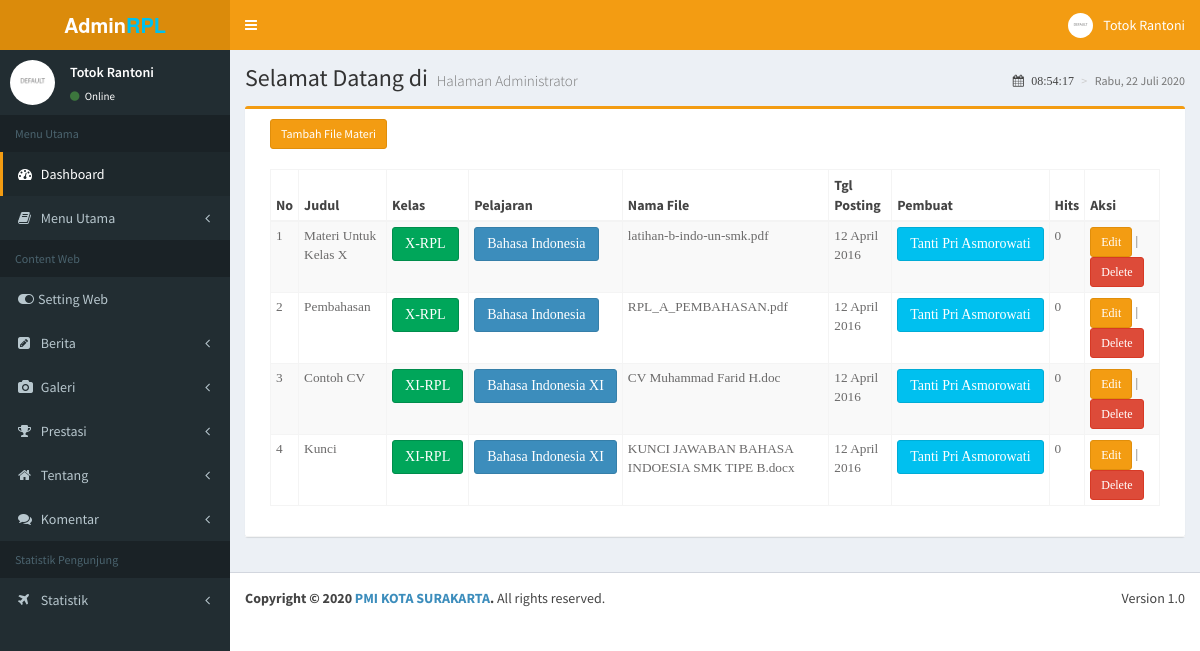
Page /admin/media_admin.php?module=materi (signed in) on the committed database.
### tables this page shows
CREATE TABLE IF NOT EXISTS `file_materi` (
`id_file` int(7) NOT NULL,
  `judul` varchar(100) NOT NULL,
  `id_kelas` varchar(5) NOT NULL,
  `id_matapelajaran` varchar(5) NOT NULL,
  `nama_file` varchar(100) NOT NULL,
  `tgl_posting` date NOT NULL,
  `pembuat` varchar(50) NOT NULL,
  `hits` int(3) NOT NULL
);

CREATE TABLE IF NOT EXISTS `kelas` (
`id` int(5) NOT NULL,
  `id_kelas` varchar(5) NOT NULL,
  `nama` varchar(100) NOT NULL,
  `id_pengajar` int(9) NOT NULL,
  `id_siswa` int(9) NOT NULL
);

CREATE TABLE IF NOT EXISTS `mata_pelajaran` (
`id` int(5) NOT NULL,
  `id_matapelajaran` varchar(10) NOT NULL,
  `nama` varchar(100) NOT NULL,
  `id_kelas` varchar(5) NOT NULL,
  `id_pengajar` int(9) NOT NULL,
  `deskripsi` text NOT NULL
);

CREATE TABLE IF NOT EXISTS `pengajar` (
`id_pengajar` int(9) NOT NULL,
  `nip` char(12) NOT NULL,
  `nama_lengkap` varchar(100) NOT NULL,
  `username_login` varchar(100) NOT NULL,
  `password_login` varchar(100) NOT NULL,
  `level` varchar(50) NOT NULL DEFAULT 'pengajar',
  `alamat` text NOT NULL,
  `tempat_lahir` varchar(100) NOT NULL,
  `tgl_lahir` date NOT NULL,
  `jenis_kelamin` enum('L','P') NOT NULL,
  `agama` varchar(20) NOT NULL,
  `no_telp` varchar(20) NOT NULL,
  `email` varchar(50) DEFAULT NULL,
  `foto` varchar(100) NOT NULL,
  `website` varchar(100) DEFAULT NULL,
  `jabatan` varchar(200) NOT NULL,
  `blokir` enum('Y','N') NOT NULL DEFAULT 'N',
  `id_session` varchar(100) NOT NULL
);

### admin/configurasi/fungsi_indotgl.php (called while the page is built, shortened)
<?php
	function tgl_indo($tgl){
			$tanggal = substr($tgl,8,2);
			$bulan = getBulan(substr($tgl,5,2));
			$tahun = substr($tgl,0,4);
			return $tanggal.' '.$bulan.' '.$tahun;
	}
	function getBulan($bln){
				switch ($bln){
					case 4:
						return "April";
						break;
				}
			}
?>

### admin/modul/mod_materi/materi.php (the view, shortened to what this page needs)
<?php
 if (empty($_SESSION['username']) AND empty($_SESSION['passuser']) AND empty($_SESSION['leveluser'])){
  echo "<div class='alert alert-info'>Untuk mengakses Modul anda harus login.</div>";
}
else{
$aksi="modul/mod_materi/aksi_materi.php";
switch($_GET[act]){
  default:
    if ($_SESSION[leveluser]=='admin'){
        $tampil_materi = mysql_query("SELECT * FROM file_materi ORDER BY id_kelas");
        $cek_materi = mysql_num_rows($tampil_materi);
        if(!empty($cek_materi)){
        echo "<div class='box box-warning'>
        <div class='box-header with-border'>
          <div class='col-md-12 col-xs-12'>
          <button class='btn btn-warning btn-sm' data-toggle='modal' data-target='#modalEdit'>
                        Tambah File Materi
                    </button>
";
        echo "<br><br><table class='table table-bordered table-striped table-condensed cf'><thead>
          <tr><th>No</th><th>Judul</th><th>Kelas</th><th>Pelajaran</th><th>Nama File</th><th>Tgl Posting</th><th>Pembuat</th><th>Hits</th><th>Aksi</th></tr></thead>";
       $no=1;
    while ($r=mysql_fetch_array($tampil_materi)){
      $tgl_posting   = tgl_indo($r[tgl_posting]);
       echo "<tr><td>$no</td>
             <td>$r[judul]</td>";
             $kelas = mysql_query("SELECT * FROM kelas WHERE id_kelas = '$r[id_kelas]'");
             $cek_kelas = mysql_num_rows($kelas);
             if(!empty($cek_kelas)){
             while($k=mysql_fetch_array($kelas)){
                 echo "<td><a href=?module=kelas&act=detailkelas&id=$r[id_kelas] title='Detail Kelas' class='btn btn-success'>$k[nama]</td>";
             }
             }else{
                 echo"<td></td>";
             }
             $pelajaran = mysql_query("SELECT * FROM mata_pelajaran WHERE id_matapelajaran = '$r[id_matapelajaran]'");
             $cek_pelajaran = mysql_num_rows($pelajaran);
             if(!empty($cek_pelajaran)){
             while($p=mysql_fetch_array($pelajaran)){
                echo "<td><a href=?module=matapelajaran&act=detailpelajaran&id=$r[id_matapelajaran] title='Detail pelajaran' class='btn btn-primary'>$p[nama]</a></td>";
             }
             }else{
                 echo"<td></td>";
             }
             echo "<td>$r[nama_file]</td>
             <td>$tgl_posting</td>";
             $pelajaran2 = mysql_query("SELECT * FROM mata_pelajaran WHERE id_matapelajaran = '$r[id_matapelajaran]'");
             $p2 = mysql_fetch_array($pelajaran2);
             $pengajar2 = mysql_query("SELECT * FROM pengajar WHERE id_pengajar = '$p2[id_pengajar]'");
             $cek_pengajar2 = mysql_num_rows($pengajar2);
             if(!empty($cek_pengajar2)){
                 while ($p3= mysql_fetch_array($pengajar2)){
                 echo "<td><a href=?module=admin&act=detailpengajar&id=$p3[id_pengajar] title='Detail Pengajar' class='btn btn-info'>$p3[nama_lengkap]</a></td>";
             }
             }else{
                 echo "<td>$r[pembuat]</td>";
             }
             echo"<td>$r[hits]</td>
             <td><a href='?module=materi&act=editmateri&id=$r[id_file]' class='btn btn-warning btn-sm btn-icon icon-left' title='Edit'><i class='entypo-pencil'></i>
              Edit
</a> |
                 <a href=javascript:confirmdelete('$aksi?module=materi&act=hapus&id=$r[id_file]') class='btn btn-danger btn-sm btn-icon icon-left'
              title='Hapus'> <i class='entypo-cancel'></i>
              Delete
</a></td></tr>";
      $no++;
    }
    echo "</table></div></div></div>
    <div class='modal fade' id='modalEdit'>
              <div class='modal-dialog'>
                <div class='modal-content'>
                  <div class='modal-header'>
                    <button type='button' class='close' data-dismiss='modal' aria-label='Close'><span aria-hidden='true'>×</span></button>
                    <h4 class='modal-title'>Tambah File Materi</h4>
                  </div>
                  <div class='modal-body'>
                   <form class='form-horizontal' name='form_materi' role='for' style='width:80%'' method='post' action='$aksi?module=materi&act=input_materi'>
                      <div class='form-group'>
                        <label class='control-label col-sm-2' for='IP'>Judul</label>
                        <div class='col-sm-10'>
                        <div class='input-group'>
                          <div class='input-group-addon'>
                            <i class='fa fa-laptop'></i>
                          </div>
                           <input type=text name='judul' class='form-control' id='field-1' required='required' placeholder='Placeholder' size=50>
                        </div>
                        </div>
                      </div>
                      <div class='form-group'>
                        <label class='control-label col-sm-2' for='IP'>Kelas </label>
                        <div class='col-sm-10'>
                        <div class='input-group'>
                          <div class='input-group-addon'>
                            <i class='fa fa-laptop'></i>
                          </div>
 <select name='id_kelas' class='form-control' onChange='showpel()'>
                                          <option value=''>-pilih-</option>";
                                          echo"</select>
                        </div>
                        </div>
                      </div>
                       <div class='form-group'>
                        <label class='control-label col-sm-2' for='IP'>Pelajaran</label>
                        <div class='col-sm-10'>
                        <div class='input-group'>
                          <div class='input-group-addon'>
                            <i class='fa fa-laptop'></i>
                          </div>
                          <div id='pelajaran'></div>
                        </div>
                        </div>
                      </div>
                      <div class='form-group'>
                        <label class='control-label col-sm-2' for='IP'>File</label>
                        <div class='col-sm-10'>
                        <div class='input-group'>
<span class='btn btn-success fileinput-button'>
                                    <i class='glyphicon glyphicon-plus'></i>
                                    <span> Add Files..</span>
                                    <input type='file' name='fupload' multiple size=70>
                                    </span>
                        </div>
                        </div>
                      </div>
                  <div class='modal-footer'>
                    <button type='button' class='btn btn-danger pull-left' data-dismiss='modal'>Close</button>
                    <button type='submit' class='btn btn-primary'>Save changes</button>
                    </form>
                  </div>
                </div>
              </div>
            </div>
    ";
    }else{
        echo "<script>window.alert('Tidak ada materi');
            window.location=(href='?module=home')</script>";
    }
    }
    break;
}
}
?>

### rows in the picture
file_materi: judul "Materi Untuk Kelas X", nama_file "latihan-b-indo-un-smk.pdf", tgl_posting "12 April 2016", hits "0"
kelas: nama "X-RPL"
mata_pelajaran: nama "Bahasa Indonesia"
pengajar: nama_lengkap "Tanti Pri Asmorowati"
file_materi: judul "Pembahasan", nama_file "RPL_A_PEMBAHASAN.pdf", tgl_posting "12 April 2016", hits "0"
file_materi: judul "Contoh CV", nama_file "CV Muhammad Farid H.doc", tgl_posting "12 April 2016", hits "0"
kelas: nama "XI-RPL"
mata_pelajaran: nama "Bahasa Indonesia XI"
file_materi: judul "Kunci", nama_file "KUNCI JAWABAN BAHASA INDOESIA SMK TIPE B.docx", tgl_posting "12 April 2016", hits "0"

### other values in the picture
$_SESSION[namalengkap] "Totok Rantoni"
$tanggal "22"
